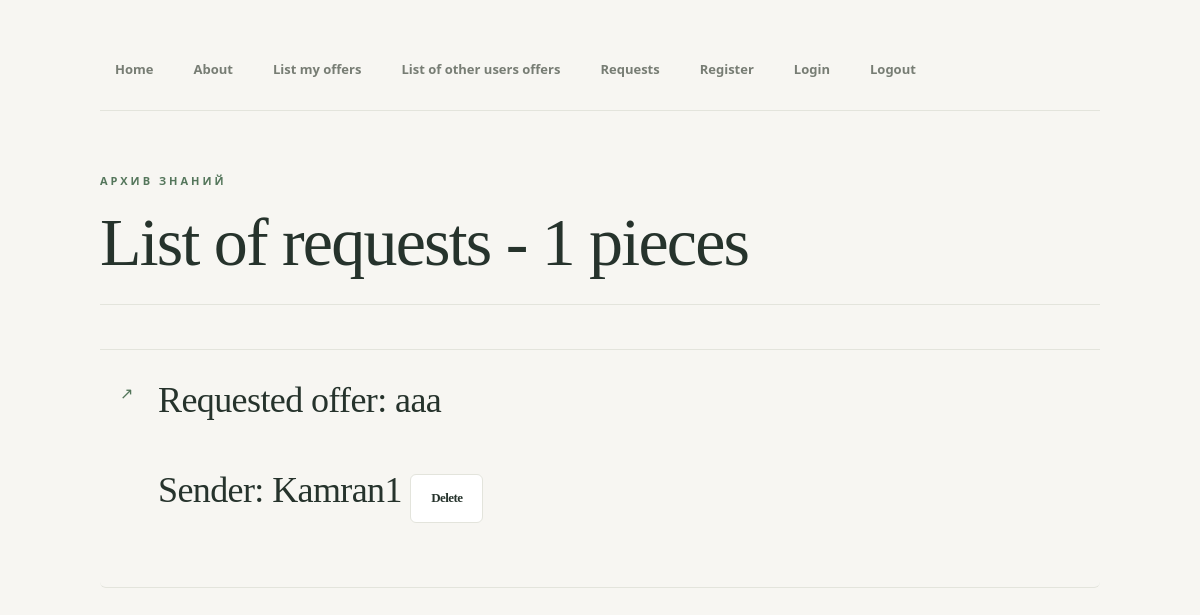
Before: /offers/request/ (signed in) with the older database file.
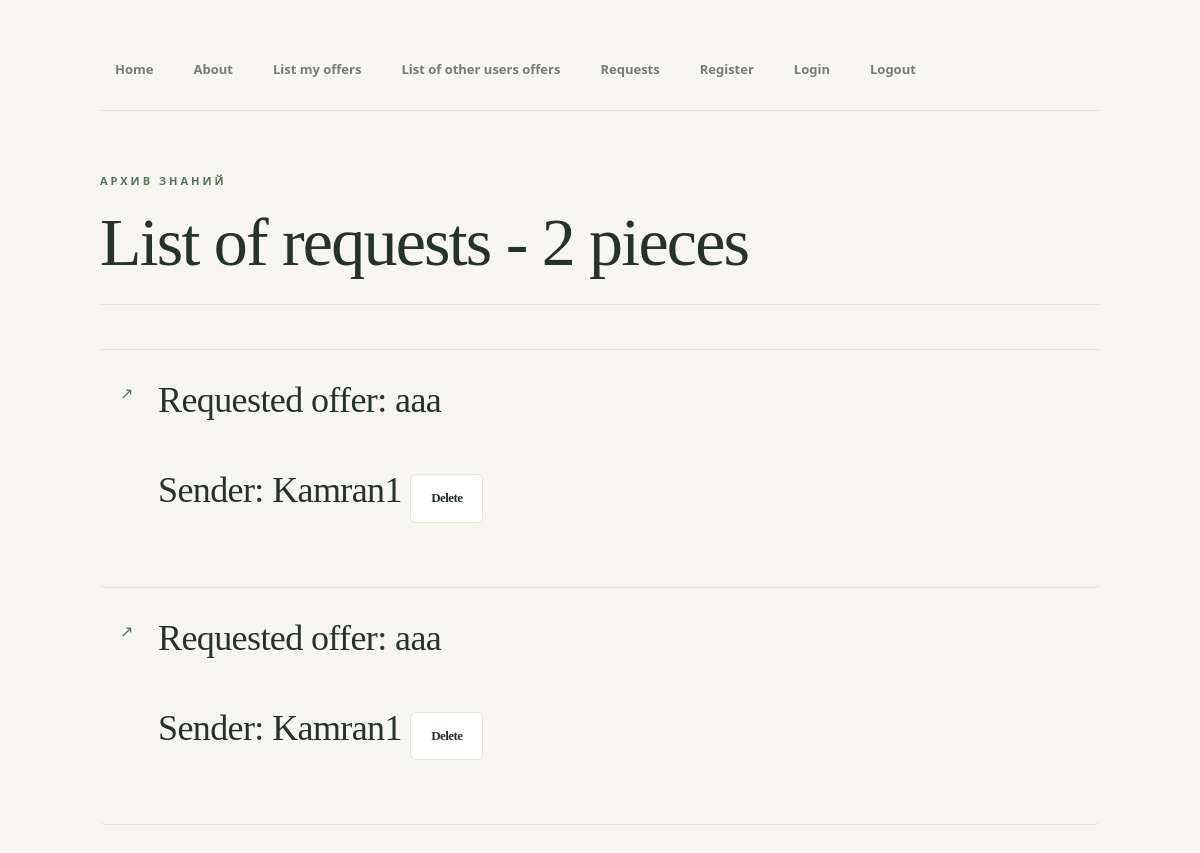
After: the same page with the newer database file.
### offers/models.py (models this page shows)
class SwapRequest(models.Model):
    sender = models.ForeignKey(User, on_delete=models.CASCADE, related_name='sent_requests')
    receiver = models.ForeignKey(User, on_delete=models.CASCADE, related_name='received_requests')
    wanted_skill = models.ForeignKey(Offer, on_delete=models.CASCADE, related_name='wanted_in')

class Offer(models.Model):
    STATUS_CHOICES = [
        ('draft','Draft'),
        ('published', 'Published'),
    ]
    title = models.CharField(max_length=100)
    content = models.TextField()
    status = models.CharField(
        max_length=20,
        choices=STATUS_CHOICES,
        default='draft',
    )
    created_at = models.DateTimeField(auto_now_add = True)
    updated_at = models.DateTimeField(auto_now = True)
    category = models.ForeignKey(
    Category,
    on_delete=models.PROTECT,
    related_name = 'offers',
    verbose_name='Категория',)
    tags = models.ManyToManyField(
        Tag,
        related_name = 'offers',
        verbose_name='Теги',
    )
    author = models.ForeignKey(
        settings.AUTH_USER_MODEL ,
        on_delete = models.CASCADE,
        related_name='offers',
        verbose_name='Автор',
     )
    class Meta:
        verbose_name = 'Offer'
        verbose_name_plural = 'Offers'
        ordering = ['-created_at']
    def __str__(self):
        return self.title

class User(AbstractUser):
    pass

### offers/views.py (the view)
# urls.py: path('request/', views.get_swap_request, name='requests'),
@login_required
def get_swap_request(request):
    requests = SwapRequest.objects.filter(receiver=request.user)
    return render(request, 'offers/requests.html', {'requests': requests})

### templates/offers/requests.html (shortened to what this page needs)
{% extends "base.html" %}
{% block content %}
{%with total=requests|length%}
<h1>List of requests - {{total}} pieces</h1>
{%endwith%}
<ul>
	{%for request in requests%}
	<li>
			<span class="offer-title">Requested offer: {{request.wanted_skill}} <p> Sender: {{request.sender}}</span>
				<a class="action-link" href="{% url 'offers:delete_swap_request' request.id %}">Delete</a>
	</li>
	{% empty %}
	<li class="empty-message">Список предложений пуст</li>
	{% endfor %}
</ul>
{% endblock %}

Changed rows visible on the page:
added SwapRequest: wanted_skill "aaa", sender "Kamran1"
Other visible differences:
{{ total }}: "1" → "2"
